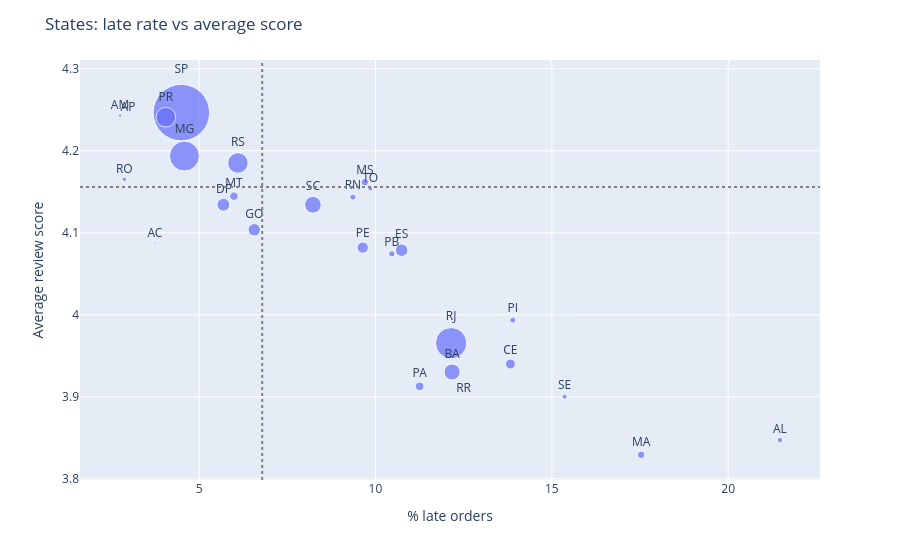

The cell this chart's notebook holds for it:
### Markdown cell above
## 3. Where? States

Customer state: late rate against average score, bubble size = orders. Dotted lines are the overall values.

### Code cell
states = q("q04_delivery_state.sql")
overall = summary.iloc[0]

fig = px.scatter(states, x="perc_late_orders", y="avg_score", size="n_orders", text="state", hover_name="state",
                 size_max=40)
fig.update_traces(textposition="top center")
fig.add_vline(x=overall["pct_late"], line_dash="dot", line_color="grey")
fig.add_hline(y=overall["avg_score"], line_dash="dot", line_color="grey")
fig.update_xaxes(title="% late orders")
fig.update_yaxes(title="Average review score")
fig.update_layout(title="States: late rate vs average score", showlegend=False)
save(fig, "state_scatter")

### Figure 1 — Plotly figure (JSON) as saved in the notebook; plotly's stock layout.template omitted (floating-point values rounded to 4 significant figures)
{"data": [{"hovertemplate": "<b>%{hovertext}</b><br><br>perc_late_orders=%{x}<br>avg_score=%{y}<br>n_orders=%{marker.size}<br>state=%{text}<extra></extra>", "hovertext": ["AL", "MA", "SE", "PI", "CE", "RR", "BA", "RJ", "PA", "ES", "PB", "TO", "MS", "PE", "RN", "SC", "GO", "RS", "MT", "DF", "MG", "SP", "PR", "AC", "AP", "RO", "AM"], "legendgroup": "", "marker": {"color": "#636efa", "size": [396, 713, 332, 475, 1273, 40, 3253, 12310, 942, 1992, 516, 274, 701, 1587, 470, 3537, 1950, 5327, 885, 2074, 11319, 40399, 4903, 80, 67, 243, 145], "sizemode": "area", "sizeref": 25.25, "symbol": "circle"}, "mode": "markers+text", "name": "", "orientation": "v", "showlegend": false, "text": ["AL", "MA", "SE", "PI", "CE", "RR", "BA", "RJ", "PA", "ES", "PB", "TO", "MS", "PE", "RN", "SC", "GO", "RS", "MT", "DF", "MG", "SP", "PR", "AC", "AP", "RO", "AM"], "textposition": "top center", "type": "scatter", "x": [21.46, 17.53, 15.36, 13.89, 13.83, 12.5, 12.17, 12.14, 11.25, 10.74, 10.47, 9.854, 9.7, 9.641, 9.362, 8.227, 6.564, 6.101, 5.989, 5.689, 4.585, 4.498, 4.059, 3.75, 2.985, 2.881, 2.759], "xaxis": "x", "y": [3.847, 3.829, 3.9, 3.994, 3.94, 3.9, 3.93, 3.965, 3.913, 4.079, 4.074, 4.154, 4.162, 4.082, 4.143, 4.134, 4.104, 4.185, 4.145, 4.134, 4.194, 4.247, 4.241, 4.088, 4.242, 4.165, 4.243], "yaxis": "y"}], "layout": {"legend": {"itemsizing": "constant", "tracegroupgap": 0}, "margin": {"t": 60}, "shapes": [{"line": {"color": "grey", "dash": "dot"}, "type": "line", "x0": 6.79, "x1": 6.79, "xref": "x", "y0": 0, "y1": 1, "yref": "y domain"}, {"line": {"color": "grey", "dash": "dot"}, "type": "line", "x0": 0, "x1": 1, "xref": "x domain", "y0": 4.156, "y1": 4.156, "yref": "y"}], "showlegend": false, "title": {"text": "States: late rate vs average score"}, "xaxis": {"anchor": "y", "domain": [0, 1], "title": {"text": "% late orders"}}, "yaxis": {"anchor": "x", "domain": [0, 1], "title": {"text": "Average review score"}}}}
